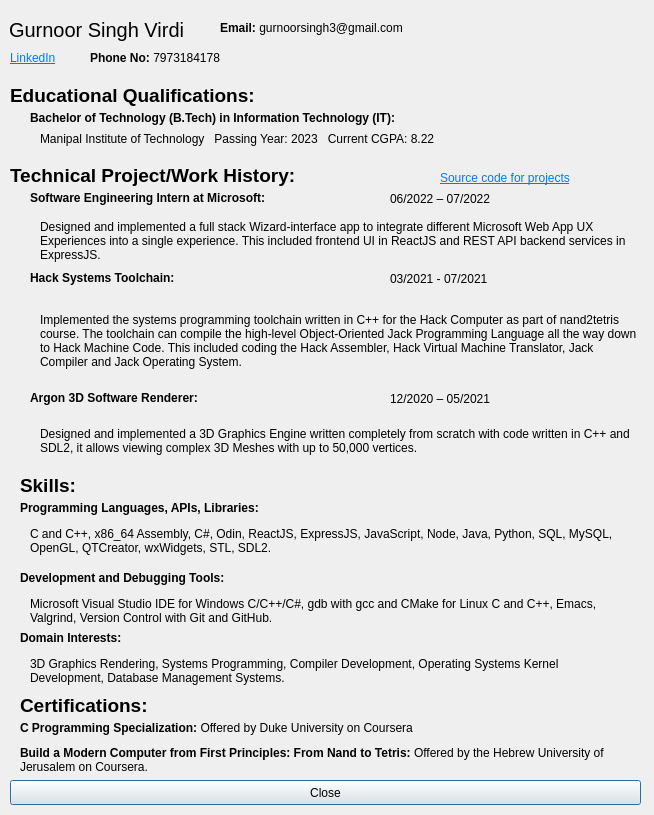
<?xml version="1.0" encoding="UTF-8"?>
<ui version="4.0">
 <class>Dialog</class>
 <widget class="QDialog" name="Dialog">
  <property name="geometry">
   <rect>
    <x>0</x>
    <y>0</y>
    <width>654</width>
    <height>815</height>
   </rect>
  </property>
  <property name="windowTitle">
   <string>Dialog</string>
  </property>
  <widget class="QPushButton" name="pushButton">
   <property name="geometry">
    <rect>
     <x>10</x>
     <y>780</y>
     <width>631</width>
     <height>25</height>
    </rect>
   </property>
   <property name="text">
    <string>Close</string>
   </property>
  </widget>
  <widget class="QLabel" name="label">
   <property name="geometry">
    <rect>
     <x>9</x>
     <y>9</y>
     <width>201</width>
     <height>41</height>
    </rect>
   </property>
   <property name="font">
    <font>
     <pointsize>15</pointsize>
    </font>
   </property>
   <property name="text">
    <string>Gurnoor Singh Virdi</string>
   </property>
  </widget>
  <widget class="QLabel" name="label_2">
   <property name="geometry">
    <rect>
     <x>10</x>
     <y>50</y>
     <width>67</width>
     <height>17</height>
    </rect>
   </property>
   <property name="text">
    <string>&lt;html&gt;&lt;head/&gt;&lt;body&gt;&lt;p&gt;&lt;a href=&quot;https://www.linkedin.com/in/gurnoor-singh-virdi/&quot;&gt;&lt;span style=&quot; text-decoration: underline; color:#007af4;&quot;&gt;LinkedIn&lt;/span&gt;&lt;/a&gt;&lt;/p&gt;&lt;/body&gt;&lt;/html&gt;</string>
   </property>
  </widget>
  <widget class="QLabel" name="label_3">
   <property name="geometry">
    <rect>
     <x>220</x>
     <y>20</y>
     <width>231</width>
     <height>17</height>
    </rect>
   </property>
   <property name="text">
    <string>&lt;html&gt;&lt;head/&gt;&lt;body&gt;&lt;p&gt;&lt;span style=&quot; font-weight:700;&quot;&gt;Email:&lt;/span&gt; gurnoorsingh3@gmail.com&lt;/p&gt;&lt;/body&gt;&lt;/html&gt;</string>
   </property>
  </widget>
  <widget class="QLabel" name="label_4">
   <property name="geometry">
    <rect>
     <x>90</x>
     <y>50</y>
     <width>161</width>
     <height>17</height>
    </rect>
   </property>
   <property name="text">
    <string>&lt;html&gt;&lt;head/&gt;&lt;body&gt;&lt;p&gt;&lt;span style=&quot; font-weight:700;&quot;&gt;Phone No: &lt;/span&gt;7973184178&lt;/p&gt;&lt;/body&gt;&lt;/html&gt;</string>
   </property>
  </widget>
  <widget class="QLabel" name="label_5">
   <property name="geometry">
    <rect>
     <x>10</x>
     <y>80</y>
     <width>251</width>
     <height>31</height>
    </rect>
   </property>
   <property name="font">
    <font>
     <pointsize>14</pointsize>
     <bold>true</bold>
    </font>
   </property>
   <property name="text">
    <string>Educational Qualifications:</string>
   </property>
  </widget>
  <widget class="QLabel" name="label_6">
   <property name="geometry">
    <rect>
     <x>30</x>
     <y>110</y>
     <width>461</width>
     <height>17</height>
    </rect>
   </property>
   <property name="text">
    <string>&lt;html&gt;&lt;head/&gt;&lt;body&gt;&lt;p&gt;&lt;span style=&quot; font-weight:700;&quot;&gt;Bachelor of Technology (B.Tech) in Information Technology (IT):&lt;/span&gt;&lt;/p&gt;&lt;/body&gt;&lt;/html&gt;</string>
   </property>
  </widget>
  <widget class="QLabel" name="label_7">
   <property name="geometry">
    <rect>
     <x>40</x>
     <y>130</y>
     <width>491</width>
     <height>17</height>
    </rect>
   </property>
   <property name="text">
    <string>Manipal Institute of Technology   Passing Year: 2023   Current CGPA: 8.22</string>
   </property>
  </widget>
  <widget class="QLabel" name="label_8">
   <property name="geometry">
    <rect>
     <x>10</x>
     <y>160</y>
     <width>301</width>
     <height>31</height>
    </rect>
   </property>
   <property name="font">
    <font>
     <pointsize>14</pointsize>
     <bold>true</bold>
    </font>
   </property>
   <property name="text">
    <string>Technical Project/Work History:</string>
   </property>
  </widget>
  <widget class="QLabel" name="label_9">
   <property name="geometry">
    <rect>
     <x>440</x>
     <y>170</y>
     <width>171</width>
     <height>17</height>
    </rect>
   </property>
   <property name="text">
    <string>&lt;html&gt;&lt;head/&gt;&lt;body&gt;&lt;p&gt;&lt;a href=&quot;https://github.com/H0mTanks/&quot;&gt;&lt;span style=&quot; text-decoration: underline; color:#007af4;&quot;&gt;Source code for projects&lt;/span&gt;&lt;/a&gt;&lt;/p&gt;&lt;/body&gt;&lt;/html&gt;</string>
   </property>
  </widget>
  <widget class="QLabel" name="label_16">
   <property name="geometry">
    <rect>
     <x>40</x>
     <y>410</y>
     <width>591</width>
     <height>61</height>
    </rect>
   </property>
   <property name="text">
    <string>Designed and implemented a 3D Graphics Engine written completely from scratch with code written in C++ and SDL2, it allows viewing complex 3D Meshes with up to 50,000 vertices.</string>
   </property>
   <property name="wordWrap">
    <bool>true</bool>
   </property>
  </widget>
  <widget class="QLabel" name="label_12">
   <property name="geometry">
    <rect>
     <x>40</x>
     <y>210</y>
     <width>591</width>
     <height>61</height>
    </rect>
   </property>
   <property name="text">
    <string>Designed and implemented a full stack Wizard-interface app to integrate different Microsoft Web App UX Experiences into a single experience. This included frontend UI in ReactJS and REST API backend services in ExpressJS.</string>
   </property>
   <property name="wordWrap">
    <bool>true</bool>
   </property>
  </widget>
  <widget class="QLabel" name="label_11">
   <property name="geometry">
    <rect>
     <x>390</x>
     <y>190</y>
     <width>131</width>
     <height>17</height>
    </rect>
   </property>
   <property name="text">
    <string>06/2022 – 07/2022</string>
   </property>
  </widget>
  <widget class="QLabel" name="label_17">
   <property name="geometry">
    <rect>
     <x>390</x>
     <y>390</y>
     <width>131</width>
     <height>17</height>
    </rect>
   </property>
   <property name="text">
    <string>12/2020 – 05/2021</string>
   </property>
  </widget>
  <widget class="QLabel" name="label_14">
   <property name="geometry">
    <rect>
     <x>390</x>
     <y>270</y>
     <width>131</width>
     <height>17</height>
    </rect>
   </property>
   <property name="text">
    <string>03/2021 - 07/2021</string>
   </property>
  </widget>
  <widget class="QLabel" name="label_13">
   <property name="geometry">
    <rect>
     <x>40</x>
     <y>290</y>
     <width>601</width>
     <height>101</height>
    </rect>
   </property>
   <property name="text">
    <string>Implemented the systems programming toolchain written in C++ for the Hack Computer as part of nand2tetris course. The toolchain can compile the high-level Object-Oriented Jack Programming Language all the way down to Hack Machine Code. This included coding the Hack Assembler, Hack Virtual Machine Translator, Jack Compiler and Jack Operating System.</string>
   </property>
   <property name="wordWrap">
    <bool>true</bool>
   </property>
  </widget>
  <widget class="QLabel" name="label_10">
   <property name="geometry">
    <rect>
     <x>30</x>
     <y>190</y>
     <width>311</width>
     <height>17</height>
    </rect>
   </property>
   <property name="text">
    <string>&lt;html&gt;&lt;head/&gt;&lt;body&gt;&lt;p&gt;&lt;span style=&quot; font-weight:700;&quot;&gt;Software Engineering Intern at Microsoft:&lt;/span&gt;&lt;/p&gt;&lt;/body&gt;&lt;/html&gt;</string>
   </property>
  </widget>
  <widget class="QLabel" name="label_18">
   <property name="geometry">
    <rect>
     <x>30</x>
     <y>390</y>
     <width>311</width>
     <height>17</height>
    </rect>
   </property>
   <property name="text">
    <string>&lt;html&gt;&lt;head/&gt;&lt;body&gt;&lt;p&gt;&lt;span style=&quot; font-weight:700;&quot;&gt;Argon 3D Software Renderer:&lt;/span&gt;&lt;/p&gt;&lt;/body&gt;&lt;/html&gt;</string>
   </property>
  </widget>
  <widget class="QLabel" name="label_15">
   <property name="geometry">
    <rect>
     <x>30</x>
     <y>270</y>
     <width>311</width>
     <height>17</height>
    </rect>
   </property>
   <property name="text">
    <string>&lt;html&gt;&lt;head/&gt;&lt;body&gt;&lt;p&gt;&lt;span style=&quot; font-weight:700;&quot;&gt;Hack Systems Toolchain:&lt;/span&gt;&lt;/p&gt;&lt;/body&gt;&lt;/html&gt;</string>
   </property>
  </widget>
  <widget class="QLabel" name="label_19">
   <property name="geometry">
    <rect>
     <x>20</x>
     <y>470</y>
     <width>301</width>
     <height>31</height>
    </rect>
   </property>
   <property name="font">
    <font>
     <pointsize>14</pointsize>
     <bold>true</bold>
    </font>
   </property>
   <property name="text">
    <string>Skills:</string>
   </property>
  </widget>
  <widget class="QLabel" name="label_20">
   <property name="geometry">
    <rect>
     <x>30</x>
     <y>520</y>
     <width>591</width>
     <height>41</height>
    </rect>
   </property>
   <property name="text">
    <string>C and C++, x86_64 Assembly, C#, Odin, ReactJS, ExpressJS, JavaScript, Node, Java, Python, SQL, MySQL, OpenGL, QTCreator, wxWidgets, STL, SDL2.</string>
   </property>
   <property name="wordWrap">
    <bool>true</bool>
   </property>
  </widget>
  <widget class="QLabel" name="label_21">
   <property name="geometry">
    <rect>
     <x>20</x>
     <y>500</y>
     <width>311</width>
     <height>17</height>
    </rect>
   </property>
   <property name="text">
    <string>&lt;html&gt;&lt;head/&gt;&lt;body&gt;&lt;p&gt;&lt;span style=&quot; font-weight:700;&quot;&gt;Programming Languages, APIs, Libraries:&lt;/span&gt;&lt;/p&gt;&lt;/body&gt;&lt;/html&gt;</string>
   </property>
  </widget>
  <widget class="QLabel" name="label_22">
   <property name="geometry">
    <rect>
     <x>30</x>
     <y>590</y>
     <width>591</width>
     <height>41</height>
    </rect>
   </property>
   <property name="text">
    <string>Microsoft Visual Studio IDE for Windows C/C++/C#, gdb with gcc and CMake for Linux C and C++, Emacs, Valgrind, Version Control with Git and GitHub.</string>
   </property>
   <property name="wordWrap">
    <bool>true</bool>
   </property>
  </widget>
  <widget class="QLabel" name="label_23">
   <property name="geometry">
    <rect>
     <x>20</x>
     <y>570</y>
     <width>311</width>
     <height>17</height>
    </rect>
   </property>
   <property name="text">
    <string>&lt;html&gt;&lt;head/&gt;&lt;body&gt;&lt;p&gt;&lt;span style=&quot; font-weight:700;&quot;&gt;Development and Debugging Tools:&lt;/span&gt;&lt;/p&gt;&lt;/body&gt;&lt;/html&gt;</string>
   </property>
  </widget>
  <widget class="QLabel" name="label_24">
   <property name="geometry">
    <rect>
     <x>30</x>
     <y>650</y>
     <width>591</width>
     <height>41</height>
    </rect>
   </property>
   <property name="text">
    <string>3D Graphics Rendering, Systems Programming, Compiler Development, Operating Systems Kernel Development, Database Management Systems.</string>
   </property>
   <property name="wordWrap">
    <bool>true</bool>
   </property>
  </widget>
  <widget class="QLabel" name="label_25">
   <property name="geometry">
    <rect>
     <x>20</x>
     <y>630</y>
     <width>311</width>
     <height>17</height>
    </rect>
   </property>
   <property name="text">
    <string>&lt;html&gt;&lt;head/&gt;&lt;body&gt;&lt;p&gt;&lt;span style=&quot; font-weight:700;&quot;&gt;Domain Interests:&lt;/span&gt;&lt;/p&gt;&lt;/body&gt;&lt;/html&gt;</string>
   </property>
  </widget>
  <widget class="QLabel" name="label_29">
   <property name="geometry">
    <rect>
     <x>20</x>
     <y>720</y>
     <width>501</width>
     <height>17</height>
    </rect>
   </property>
   <property name="text">
    <string>&lt;html&gt;&lt;head/&gt;&lt;body&gt;&lt;p&gt;&lt;span style=&quot; font-weight:700;&quot;&gt;C Programming Specialization: &lt;/span&gt;Offered by Duke University on Coursera&lt;/p&gt;&lt;/body&gt;&lt;/html&gt;</string>
   </property>
  </widget>
  <widget class="QLabel" name="label_30">
   <property name="geometry">
    <rect>
     <x>20</x>
     <y>690</y>
     <width>301</width>
     <height>31</height>
    </rect>
   </property>
   <property name="font">
    <font>
     <pointsize>14</pointsize>
     <bold>true</bold>
    </font>
   </property>
   <property name="text">
    <string>Certifications:</string>
   </property>
  </widget>
  <widget class="QLabel" name="label_31">
   <property name="geometry">
    <rect>
     <x>20</x>
     <y>740</y>
     <width>611</width>
     <height>41</height>
    </rect>
   </property>
   <property name="text">
    <string>&lt;html&gt;&lt;head/&gt;&lt;body&gt;&lt;p&gt;&lt;span style=&quot; font-weight:700;&quot;&gt;Build a Modern Computer from First Principles: From Nand to Tetris: &lt;/span&gt;Offered by the Hebrew University of Jerusalem on Coursera.&lt;/p&gt;&lt;/body&gt;&lt;/html&gt;</string>
   </property>
   <property name="wordWrap">
    <bool>true</bool>
   </property>
  </widget>
 </widget>
 <resources/>
 <connections/>
</ui>
